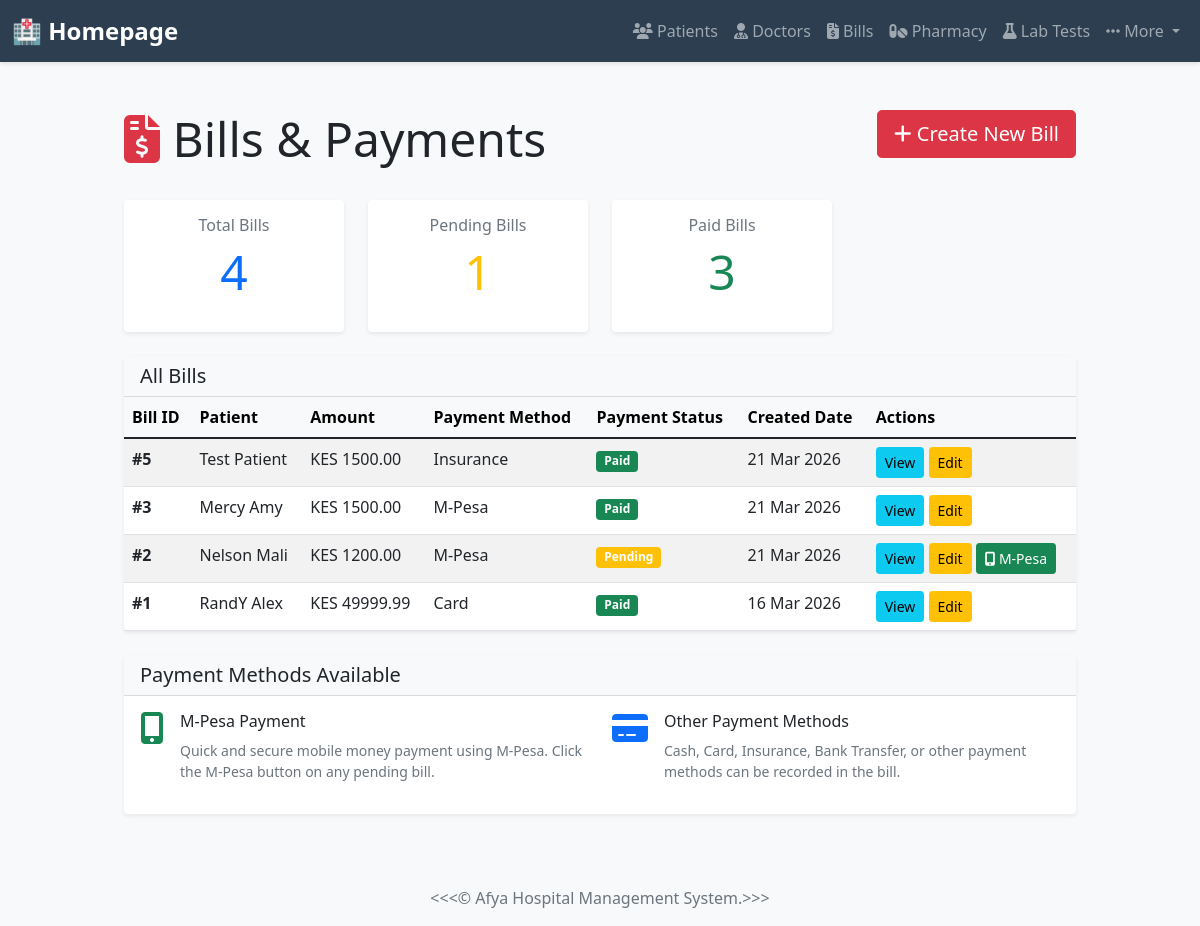
The page /bills-management/ on the database its author committed.
### myapp/models.py (models this page shows, shortened)
class Bill(models.Model):
    PAYMENT_STATUS_CHOICES = [
        ('Pending', 'Pending'),
        ('Paid', 'Paid'),
        ('Overdue', 'Overdue'),
        ('Cancelled', 'Cancelled'),
    ]
    PAYMENT_METHOD_CHOICES = [
        ('Cash', 'Cash'),
        ('Card', 'Card'),
        ('Insurance', 'Insurance'),
        ('Bank Transfer', 'Bank Transfer'),
        ('M-Pesa', 'M-Pesa'),
        ('Other', 'Other'),
    ]
    patient = models.ForeignKey(Patient, on_delete=models.CASCADE)
    appointment = models.OneToOneField(Appointment, on_delete=models.CASCADE, null=True, blank=True)
    services = models.TextField(help_text="List of services provided")
    total_amount = models.DecimalField(max_digits=10, decimal_places=2)
    payment_method = models.CharField(max_length=20, choices=PAYMENT_METHOD_CHOICES, blank=True, null=True)
    payment_status = models.CharField(max_length=20, choices=PAYMENT_STATUS_CHOICES, default='Pending')
    mpesa_payment = models.CharField(max_length=15, blank=True, null=True, help_text="M-Pesa phone number for payment (format: 254XXXXXXXXX)")
    mpesa_transaction_id = models.CharField(max_length=100, blank=True, null=True, help_text="M-Pesa transaction ID")
    mpesa_receipt_number = models.CharField(max_length=100, blank=True, null=True, help_text="M-Pesa receipt number")
    mpesa_status = models.CharField(max_length=20, choices=[('Pending', 'Pending'), ('Success', 'Success'), ('Failed', 'Failed')], blank=True, null=True, help_text="M-Pesa payment status")
    mpesa_timestamp = models.DateTimeField(blank=True, null=True, help_text="M-Pesa payment completion time")
    created_at = models.DateTimeField(auto_now_add=True)
    updated_at = models.DateTimeField(auto_now=True)
    class Meta:
        ordering = ['-created_at']

class Patient(models.Model):
    GENDER_CHOICES = [
        ('M', 'Male'),
        ('F', 'Female'),
        ('O', 'Other'),
    ]
    patient_id = models.CharField(max_length=20, unique=True)
    first_name = models.CharField(max_length=100)
    last_name = models.CharField(max_length=100)
    email = models.EmailField(unique=True)
    phone_number = models.CharField(max_length=15)
    gender = models.CharField(max_length=1, choices=GENDER_CHOICES)
    date_of_birth = models.DateField()
    address = models.TextField()
    date_registered = models.DateTimeField(auto_now_add=True)
    medical_history = models.TextField(blank=True, null=True)
    class Meta:
        ordering = ['-date_registered']

### myapp/views.py (the view)
# urls.py: path('bills-management/', views.bills_management, name='bills_management'),
def bills_management(request):
    bills = Bill.objects.select_related('patient').order_by('-created_at')
    bill_count = bills.count()
    pending_bills = bills.filter(payment_status='Pending').count()
    paid_bills = bills.filter(payment_status='Paid').count()
    context = {
        'bills': bills,
        'bill_count': bill_count,
        'pending_bills': pending_bills,
        'paid_bills': paid_bills,
        'title': 'Bills Management',
    }
    return render(request, 'bills_management.html', context)

### myapp/templates/bills_management.html (shortened to what this page needs)
{% extends 'base.html' %}
{% block content %}
<div class="container mt-5">
    <div class="row mb-4">
        <div class="col-md-8">
            <h1 class="display-5">
                <i class="fas fa-file-invoice-dollar text-danger"></i> Bills & Payments
            </h1>
        </div>
        <div class="col-md-4 text-end">
            <a href="{% url 'myapp:create_bill' %}" class="btn btn-danger btn-lg">
                <i class="fas fa-plus"></i> Create New Bill
            </a>
        </div>
    </div>
    <div class="row g-4 mb-4">
        <div class="col-md-3">
            <div class="card shadow-sm border-primary">
                <div class="card-body text-center">
                    <h6 class="card-title text-muted">Total Bills</h6>
                    <p class="display-5 text-primary">{{ bill_count }}</p>
                </div>
            </div>
        </div>
        <div class="col-md-3">
            <div class="card shadow-sm border-warning">
                <div class="card-body text-center">
                    <h6 class="card-title text-muted">Pending Bills</h6>
                    <p class="display-5 text-warning">{{ pending_bills }}</p>
                </div>
            </div>
        </div>
        <div class="col-md-3">
            <div class="card shadow-sm border-success">
                <div class="card-body text-center">
                    <h6 class="card-title text-muted">Paid Bills</h6>
                    <p class="display-5 text-success">{{ paid_bills }}</p>
                </div>
            </div>
        </div>
    </div>
    <div class="row">
        <div class="col-md-12">
            <div class="card shadow-sm">
                <div class="card-header bg-light">
                    <h5 class="mb-0">All Bills</h5>
                </div>
                <div class="table-responsive">
                    <table class="table table-hover table-striped mb-0">
                        <thead class="table-light">
                            <tr>
                                <th>Bill ID</th>
                                <th>Patient</th>
                                <th>Amount</th>
                                <th>Payment Method</th>
                                <th>Payment Status</th>
                                <th>Created Date</th>
                                <th>Actions</th>
                            </tr>
                        </thead>
                        <tbody>
                            {% for bill in bills %}
                            <tr>
                                <td><strong>#{{ bill.id }}</strong></td>
                                <td>{{ bill.patient.first_name }} {{ bill.patient.last_name }}</td>
                                <td>KES {{ bill.total_amount }}</td>
                                <td>
                                    {% if bill.payment_method %}
                                        {{ bill.payment_method }}
                                    {% else %}
                                        <span class="badge bg-secondary">Pending</span>
                                    {% endif %}
                                </td>
                                <td>
                                    {% if bill.payment_status == 'Paid' %}
                                        <span class="badge bg-success">Paid</span>
                                    {% elif bill.payment_status == 'Pending' %}
                                        <span class="badge bg-warning">Pending</span>
                                    {% elif bill.payment_status == 'Overdue' %}
                                        <span class="badge bg-danger">Overdue</span>
                                    {% else %}
                                        <span class="badge bg-secondary">{{ bill.payment_status }}</span>
                                    {% endif %}
                                </td>
                                <td>{{ bill.created_at|date:"d M Y" }}</td>
                                <td>
                                    <a href="{% url 'myapp:bill_detail' bill.pk %}" class="btn btn-sm btn-info">View</a>
                                    <a href="{% url 'myapp:update_bill' bill.pk %}" class="btn btn-sm btn-warning">Edit</a>
                                    {% if bill.payment_status == 'Pending' %}
                                        <a href="{% url 'myapp:initiate_mpesa_payment' bill.pk %}" class="btn btn-sm btn-success" title="Pay with M-Pesa">
                                            <i class="fas fa-mobile-alt"></i> M-Pesa
                                        </a>
                                    {% endif %}
                                </td>
                            </tr>
                            {% empty %}
                            <tr>
                                <td colspan="7" class="text-center text-muted py-4">No bills found</td>
                            </tr>
                            {% endfor %}
                        </tbody>
                    </table>
                </div>
            </div>
        </div>
    </div>
    <div class="row mt-4">
        <div class="col-md-12">
            <div class="card shadow-sm">
                <div class="card-header bg-light">
                    <h5 class="mb-0">Payment Methods Available</h5>
                </div>
                <div class="card-body">
                    <div class="row g-4">
                        <div class="col-md-6">
                            <div class="d-flex">
                                <div class="me-3">
                                    <i class="fas fa-mobile-alt fa-2x text-success"></i>
                                </div>
                                <div>
                                    <h6>M-Pesa Payment</h6>
                                    <p class="text-muted small">Quick and secure mobile money payment using M-Pesa. Click the M-Pesa button on any pending bill.</p>
                                </div>
                            </div>
                        </div>
                        <div class="col-md-6">
                            <div class="d-flex">
                                <div class="me-3">
                                    <i class="fas fa-credit-card fa-2x text-primary"></i>
                                </div>
                                <div>
                                    <h6>Other Payment Methods</h6>
                                    <p class="text-muted small">Cash, Card, Insurance, Bank Transfer, or other payment methods can be recorded in the bill.</p>
                                </div>
                            </div>
                        </div>
                    </div>
                </div>
            </div>
        </div>
    </div>
</div>
{% endblock %}

### myapp/templates/base.html (style rules this page uses)
body { background-color: #f8f9fa; font-family: 'Segoe UI', Tahoma, Geneva, Verdana, sans-serif; }
.container { max-width: 1000px; margin-top: 30px; }
.card { box-shadow: 0 2px 8px rgba(0,0,0,0.1); border: none; }

### rows shown on the page
Bill: id "5", patient.first_name "Test", patient.last_name "Patient", total_amount "1500.00", payment_method "Insurance", payment_status "Paid", created_at "21 Mar 2026"
Bill: id "3", patient.first_name "Mercy", patient.last_name "Amy", total_amount "1500.00", payment_method "M-Pesa", payment_status "Paid", created_at "21 Mar 2026"
Bill: id "2", patient.first_name "Nelson", patient.last_name "Mali", total_amount "1200.00", payment_method "M-Pesa", payment_status "Pending", created_at "21 Mar 2026"
Bill: id "1", patient.first_name "RandY", patient.last_name "Alex", total_amount "49999.99", payment_method "Card", payment_status "Paid", created_at "16 Mar 2026"

### other values the page prints
{{ bill_count }} "4"
{{ pending_bills }} "1"
{{ paid_bills }} "3"
